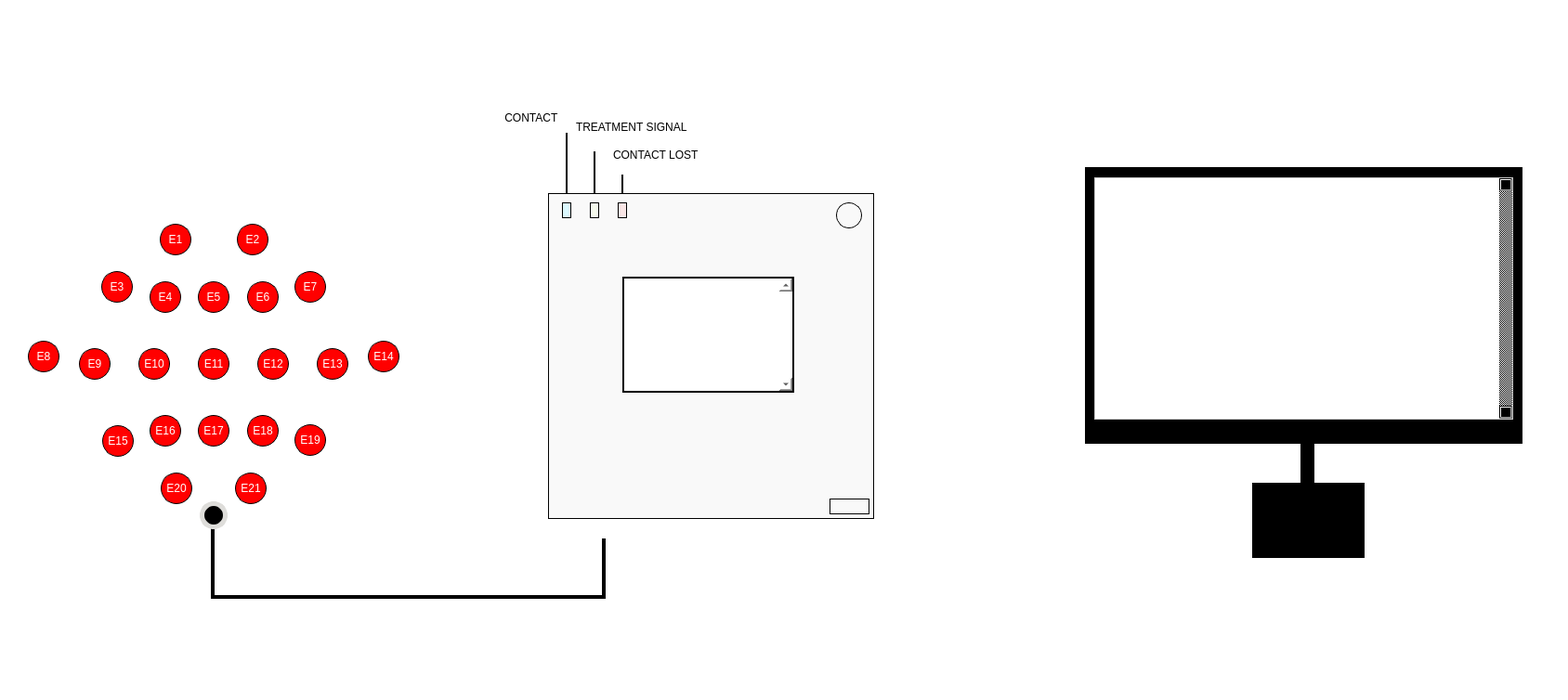
<?xml version="1.0" encoding="UTF-8"?>
<ui version="4.0">
 <class>MainWindow</class>
 <widget class="QMainWindow" name="MainWindow">
  <property name="geometry">
   <rect>
    <x>0</x>
    <y>0</y>
    <width>1688</width>
    <height>754</height>
   </rect>
  </property>
  <property name="windowTitle">
   <string>MainWindow</string>
  </property>
  <property name="styleSheet">
   <string notr="true">background-color: white;
</string>
  </property>
  <widget class="QWidget" name="centralwidget">
   <widget class="QPushButton" name="electrodeButton_14">
    <property name="geometry">
     <rect>
      <x>396</x>
      <y>367</y>
      <width>34</width>
      <height>34</height>
     </rect>
    </property>
    <property name="styleSheet">
     <string notr="true">border-radius: 17px;
border: 1px solid black; 
background-color: red; 
color: white; 
</string>
    </property>
    <property name="text">
     <string>E14</string>
    </property>
    <property name="icon">
     <iconset>
      <normaloff>../Downloads/home/student/Downloads/elevator-buttons (2).png</normaloff>../Downloads/home/student/Downloads/elevator-buttons (2).png</iconset>
    </property>
    <property name="iconSize">
     <size>
      <width>20</width>
      <height>20</height>
     </size>
    </property>
   </widget>
   <widget class="QPushButton" name="electrodeButton_13">
    <property name="geometry">
     <rect>
      <x>341</x>
      <y>375</y>
      <width>34</width>
      <height>34</height>
     </rect>
    </property>
    <property name="styleSheet">
     <string notr="true">border-radius: 17px;
border: 1px solid black; 
background-color: red; 
color: white; 
</string>
    </property>
    <property name="text">
     <string>E13</string>
    </property>
    <property name="icon">
     <iconset>
      <normaloff>../Downloads/home/student/Downloads/elevator-buttons (2).png</normaloff>../Downloads/home/student/Downloads/elevator-buttons (2).png</iconset>
    </property>
    <property name="iconSize">
     <size>
      <width>20</width>
      <height>20</height>
     </size>
    </property>
   </widget>
   <widget class="QPushButton" name="electrodeButton_12">
    <property name="geometry">
     <rect>
      <x>277</x>
      <y>375</y>
      <width>34</width>
      <height>34</height>
     </rect>
    </property>
    <property name="styleSheet">
     <string notr="true">border-radius: 17px;
border: 1px solid black; 
background-color: red; 
color: white; 
</string>
    </property>
    <property name="text">
     <string>E12</string>
    </property>
    <property name="icon">
     <iconset>
      <normaloff>../Downloads/home/student/Downloads/elevator-buttons (2).png</normaloff>../Downloads/home/student/Downloads/elevator-buttons (2).png</iconset>
    </property>
    <property name="iconSize">
     <size>
      <width>20</width>
      <height>20</height>
     </size>
    </property>
   </widget>
   <widget class="QPushButton" name="electrodeButton_11">
    <property name="geometry">
     <rect>
      <x>213</x>
      <y>375</y>
      <width>34</width>
      <height>34</height>
     </rect>
    </property>
    <property name="styleSheet">
     <string notr="true">border-radius: 17px;
border: 1px solid black; 
background-color: red; 
color: white; 
</string>
    </property>
    <property name="text">
     <string>E11</string>
    </property>
    <property name="icon">
     <iconset>
      <normaloff>../Downloads/home/student/Downloads/elevator-buttons (2).png</normaloff>../Downloads/home/student/Downloads/elevator-buttons (2).png</iconset>
    </property>
    <property name="iconSize">
     <size>
      <width>20</width>
      <height>20</height>
     </size>
    </property>
   </widget>
   <widget class="QPushButton" name="electrodeButton_10">
    <property name="geometry">
     <rect>
      <x>149</x>
      <y>375</y>
      <width>34</width>
      <height>34</height>
     </rect>
    </property>
    <property name="styleSheet">
     <string notr="true">border-radius: 17px;
border: 1px solid black; 
background-color: red; 
color: white; 
</string>
    </property>
    <property name="text">
     <string>E10</string>
    </property>
    <property name="icon">
     <iconset>
      <normaloff>../Downloads/home/student/Downloads/elevator-buttons (2).png</normaloff>../Downloads/home/student/Downloads/elevator-buttons (2).png</iconset>
    </property>
    <property name="iconSize">
     <size>
      <width>20</width>
      <height>20</height>
     </size>
    </property>
   </widget>
   <widget class="QPushButton" name="electrodeButton_9">
    <property name="geometry">
     <rect>
      <x>85</x>
      <y>375</y>
      <width>34</width>
      <height>34</height>
     </rect>
    </property>
    <property name="styleSheet">
     <string notr="true">border-radius: 17px;
border: 1px solid black; 
background-color: red; 
color: white; 
</string>
    </property>
    <property name="text">
     <string>E9</string>
    </property>
    <property name="icon">
     <iconset>
      <normaloff>../Downloads/home/student/Downloads/elevator-buttons (2).png</normaloff>../Downloads/home/student/Downloads/elevator-buttons (2).png</iconset>
    </property>
    <property name="iconSize">
     <size>
      <width>20</width>
      <height>20</height>
     </size>
    </property>
   </widget>
   <widget class="QPushButton" name="electrodeButton_8">
    <property name="geometry">
     <rect>
      <x>30</x>
      <y>367</y>
      <width>34</width>
      <height>34</height>
     </rect>
    </property>
    <property name="styleSheet">
     <string notr="true">border-radius: 17px;
border: 1px solid black; 
background-color: red; 
color: white; 
</string>
    </property>
    <property name="text">
     <string>E8</string>
    </property>
    <property name="icon">
     <iconset>
      <normaloff>../Downloads/home/student/Downloads/elevator-buttons (2).png</normaloff>../Downloads/home/student/Downloads/elevator-buttons (2).png</iconset>
    </property>
    <property name="iconSize">
     <size>
      <width>20</width>
      <height>20</height>
     </size>
    </property>
   </widget>
   <widget class="QPushButton" name="electrodeButton_19">
    <property name="geometry">
     <rect>
      <x>317</x>
      <y>457</y>
      <width>34</width>
      <height>34</height>
     </rect>
    </property>
    <property name="styleSheet">
     <string notr="true">border-radius: 17px;
border: 1px solid black; 
background-color: red; 
color: white; 
</string>
    </property>
    <property name="text">
     <string>E19</string>
    </property>
    <property name="icon">
     <iconset>
      <normaloff>../Downloads/home/student/Downloads/elevator-buttons (2).png</normaloff>../Downloads/home/student/Downloads/elevator-buttons (2).png</iconset>
    </property>
    <property name="iconSize">
     <size>
      <width>20</width>
      <height>20</height>
     </size>
    </property>
   </widget>
   <widget class="QPushButton" name="electrodeButton_18">
    <property name="geometry">
     <rect>
      <x>266</x>
      <y>447</y>
      <width>34</width>
      <height>34</height>
     </rect>
    </property>
    <property name="styleSheet">
     <string notr="true">border-radius: 17px;
border: 1px solid black; 
background-color: red; 
color: white; 
</string>
    </property>
    <property name="text">
     <string>E18</string>
    </property>
    <property name="icon">
     <iconset>
      <normaloff>../Downloads/home/student/Downloads/elevator-buttons (2).png</normaloff>../Downloads/home/student/Downloads/elevator-buttons (2).png</iconset>
    </property>
    <property name="iconSize">
     <size>
      <width>20</width>
      <height>20</height>
     </size>
    </property>
   </widget>
   <widget class="QPushButton" name="electrodeButton_17">
    <property name="geometry">
     <rect>
      <x>213</x>
      <y>447</y>
      <width>34</width>
      <height>34</height>
     </rect>
    </property>
    <property name="styleSheet">
     <string notr="true">border-radius: 17px;
border: 1px solid black; 
background-color: red; 
color: white; 
</string>
    </property>
    <property name="text">
     <string>E17</string>
    </property>
    <property name="icon">
     <iconset>
      <normaloff>../Downloads/home/student/Downloads/elevator-buttons (2).png</normaloff>../Downloads/home/student/Downloads/elevator-buttons (2).png</iconset>
    </property>
    <property name="iconSize">
     <size>
      <width>20</width>
      <height>20</height>
     </size>
    </property>
   </widget>
   <widget class="QPushButton" name="electrodeButton_16">
    <property name="geometry">
     <rect>
      <x>161</x>
      <y>447</y>
      <width>34</width>
      <height>34</height>
     </rect>
    </property>
    <property name="styleSheet">
     <string notr="true">border-radius: 17px;
border: 1px solid black; 
background-color: red; 
color: white; 
</string>
    </property>
    <property name="text">
     <string>E16</string>
    </property>
    <property name="icon">
     <iconset>
      <normaloff>../Downloads/home/student/Downloads/elevator-buttons (2).png</normaloff>../Downloads/home/student/Downloads/elevator-buttons (2).png</iconset>
    </property>
    <property name="iconSize">
     <size>
      <width>20</width>
      <height>20</height>
     </size>
    </property>
   </widget>
   <widget class="QPushButton" name="electrodeButton_15">
    <property name="geometry">
     <rect>
      <x>110</x>
      <y>458</y>
      <width>34</width>
      <height>34</height>
     </rect>
    </property>
    <property name="styleSheet">
     <string notr="true">border-radius: 17px;
border: 1px solid black; 
background-color: red; 
color: white; 
</string>
    </property>
    <property name="text">
     <string>E15</string>
    </property>
    <property name="icon">
     <iconset>
      <normaloff>../Downloads/home/student/Downloads/elevator-buttons (2).png</normaloff>../Downloads/home/student/Downloads/elevator-buttons (2).png</iconset>
    </property>
    <property name="iconSize">
     <size>
      <width>20</width>
      <height>20</height>
     </size>
    </property>
   </widget>
   <widget class="QPushButton" name="electrodeButton_21">
    <property name="geometry">
     <rect>
      <x>253</x>
      <y>509</y>
      <width>34</width>
      <height>34</height>
     </rect>
    </property>
    <property name="styleSheet">
     <string notr="true">border-radius: 17px;
border: 1px solid black; 
background-color: red; 
color: white; 
</string>
    </property>
    <property name="text">
     <string>E21</string>
    </property>
    <property name="icon">
     <iconset>
      <normaloff>../Downloads/home/student/Downloads/elevator-buttons (2).png</normaloff>../Downloads/home/student/Downloads/elevator-buttons (2).png</iconset>
    </property>
    <property name="iconSize">
     <size>
      <width>20</width>
      <height>20</height>
     </size>
    </property>
   </widget>
   <widget class="QPushButton" name="electrodeButton_20">
    <property name="geometry">
     <rect>
      <x>173</x>
      <y>509</y>
      <width>34</width>
      <height>34</height>
     </rect>
    </property>
    <property name="styleSheet">
     <string notr="true">border-radius: 17px;
border: 1px solid black; 
background-color: red; 
color: white; 
</string>
    </property>
    <property name="text">
     <string>E20</string>
    </property>
    <property name="icon">
     <iconset>
      <normaloff>../Downloads/home/student/Downloads/elevator-buttons (2).png</normaloff>../Downloads/home/student/Downloads/elevator-buttons (2).png</iconset>
    </property>
    <property name="iconSize">
     <size>
      <width>20</width>
      <height>20</height>
     </size>
    </property>
   </widget>
   <widget class="QPushButton" name="electrodeButton_7">
    <property name="geometry">
     <rect>
      <x>317</x>
      <y>292</y>
      <width>34</width>
      <height>34</height>
     </rect>
    </property>
    <property name="styleSheet">
     <string notr="true">border-radius: 17px;
border: 1px solid black; 
background-color: red; 
color: white; 
</string>
    </property>
    <property name="text">
     <string>E7</string>
    </property>
    <property name="icon">
     <iconset>
      <normaloff>../Downloads/home/student/Downloads/elevator-buttons (2).png</normaloff>../Downloads/home/student/Downloads/elevator-buttons (2).png</iconset>
    </property>
    <property name="iconSize">
     <size>
      <width>20</width>
      <height>20</height>
     </size>
    </property>
   </widget>
   <widget class="QPushButton" name="electrodeButton_6">
    <property name="geometry">
     <rect>
      <x>266</x>
      <y>303</y>
      <width>34</width>
      <height>34</height>
     </rect>
    </property>
    <property name="styleSheet">
     <string notr="true">border-radius: 17px;
border: 1px solid black; 
background-color: red; 
color: white; 
</string>
    </property>
    <property name="text">
     <string>E6</string>
    </property>
    <property name="icon">
     <iconset>
      <normaloff>../Downloads/home/student/Downloads/elevator-buttons (2).png</normaloff>../Downloads/home/student/Downloads/elevator-buttons (2).png</iconset>
    </property>
    <property name="iconSize">
     <size>
      <width>20</width>
      <height>20</height>
     </size>
    </property>
   </widget>
   <widget class="QPushButton" name="electrodeButton_5">
    <property name="geometry">
     <rect>
      <x>213</x>
      <y>303</y>
      <width>34</width>
      <height>34</height>
     </rect>
    </property>
    <property name="styleSheet">
     <string notr="true">border-radius: 17px;
border: 1px solid black; 
background-color: red; 
color: white; 
</string>
    </property>
    <property name="text">
     <string>E5</string>
    </property>
    <property name="icon">
     <iconset>
      <normaloff>../Downloads/home/student/Downloads/elevator-buttons (2).png</normaloff>../Downloads/home/student/Downloads/elevator-buttons (2).png</iconset>
    </property>
    <property name="iconSize">
     <size>
      <width>20</width>
      <height>20</height>
     </size>
    </property>
   </widget>
   <widget class="QPushButton" name="electrodeButton_4">
    <property name="geometry">
     <rect>
      <x>161</x>
      <y>303</y>
      <width>34</width>
      <height>34</height>
     </rect>
    </property>
    <property name="styleSheet">
     <string notr="true">border-radius: 17px;
border: 1px solid black; 
background-color: red; 
color: white; 
</string>
    </property>
    <property name="text">
     <string>E4</string>
    </property>
    <property name="icon">
     <iconset>
      <normaloff>../Downloads/home/student/Downloads/elevator-buttons (2).png</normaloff>../Downloads/home/student/Downloads/elevator-buttons (2).png</iconset>
    </property>
    <property name="iconSize">
     <size>
      <width>20</width>
      <height>20</height>
     </size>
    </property>
   </widget>
   <widget class="QPushButton" name="electrodeButton_3">
    <property name="geometry">
     <rect>
      <x>109</x>
      <y>292</y>
      <width>34</width>
      <height>34</height>
     </rect>
    </property>
    <property name="styleSheet">
     <string notr="true">border-radius: 17px;
border: 1px solid black; 
background-color: red; 
color: white; 
</string>
    </property>
    <property name="text">
     <string>E3</string>
    </property>
    <property name="icon">
     <iconset>
      <normaloff>../Downloads/home/student/Downloads/elevator-buttons (2).png</normaloff>../Downloads/home/student/Downloads/elevator-buttons (2).png</iconset>
    </property>
    <property name="iconSize">
     <size>
      <width>20</width>
      <height>20</height>
     </size>
    </property>
   </widget>
   <widget class="QPushButton" name="electrodeButton_1">
    <property name="geometry">
     <rect>
      <x>172</x>
      <y>241</y>
      <width>34</width>
      <height>34</height>
     </rect>
    </property>
    <property name="styleSheet">
     <string notr="true">border-radius: 17px;
border: 1px solid black; 
background-color: red; 
color: white; 
</string>
    </property>
    <property name="text">
     <string>E1</string>
    </property>
    <property name="icon">
     <iconset>
      <normaloff>../Downloads/home/student/Downloads/elevator-buttons (2).png</normaloff>../Downloads/home/student/Downloads/elevator-buttons (2).png</iconset>
    </property>
    <property name="iconSize">
     <size>
      <width>20</width>
      <height>20</height>
     </size>
    </property>
   </widget>
   <widget class="QPushButton" name="electrodeButton_2">
    <property name="geometry">
     <rect>
      <x>255</x>
      <y>241</y>
      <width>34</width>
      <height>34</height>
     </rect>
    </property>
    <property name="styleSheet">
     <string notr="true">border-radius: 17px;
border: 1px solid black; 
background-color: red; 
color: white; 
</string>
    </property>
    <property name="text">
     <string>E2</string>
    </property>
    <property name="icon">
     <iconset>
      <normaloff>../Downloads/home/student/Downloads/elevator-buttons (2).png</normaloff>../Downloads/home/student/Downloads/elevator-buttons (2).png</iconset>
    </property>
    <property name="iconSize">
     <size>
      <width>20</width>
      <height>20</height>
     </size>
    </property>
   </widget>
   <widget class="QWidget" name="widget" native="true">
    <property name="geometry">
     <rect>
      <x>590</x>
      <y>208</y>
      <width>351</width>
      <height>351</height>
     </rect>
    </property>
    <property name="styleSheet">
     <string notr="true">background-color: rgb(249, 249, 249);
border: 1px solid black; 
</string>
    </property>
    <widget class="QPushButton" name="powerButton">
     <property name="geometry">
      <rect>
       <x>310</x>
       <y>10</y>
       <width>28</width>
       <height>28</height>
      </rect>
     </property>
     <property name="autoFillBackground">
      <bool>false</bool>
     </property>
     <property name="styleSheet">
      <string notr="true">border-radius: 14px;</string>
     </property>
     <property name="text">
      <string/>
     </property>
     <property name="icon">
      <iconset>
       <normaloff>../Downloads/power-button-svgrepo-com.svg</normaloff>../Downloads/power-button-svgrepo-com.svg</iconset>
     </property>
    </widget>
    <widget class="QWidget" name="blueLight" native="true">
     <property name="geometry">
      <rect>
       <x>15</x>
       <y>10</y>
       <width>10</width>
       <height>17</height>
      </rect>
     </property>
     <property name="styleSheet">
      <string notr="true">background-color: rgb(220, 249, 255); 
</string>
     </property>
    </widget>
    <widget class="QWidget" name="greenLight" native="true">
     <property name="geometry">
      <rect>
       <x>45</x>
       <y>10</y>
       <width>10</width>
       <height>17</height>
      </rect>
     </property>
     <property name="styleSheet">
      <string notr="true">background-color: rgb(245, 249, 236) 
</string>
     </property>
    </widget>
    <widget class="QWidget" name="redLight" native="true">
     <property name="geometry">
      <rect>
       <x>75</x>
       <y>10</y>
       <width>10</width>
       <height>17</height>
      </rect>
     </property>
     <property name="styleSheet">
      <string notr="true">background-color: rgb(250, 230, 230)</string>
     </property>
    </widget>
    <widget class="QPushButton" name="PauseButton">
     <property name="geometry">
      <rect>
       <x>80</x>
       <y>260</y>
       <width>50</width>
       <height>50</height>
      </rect>
     </property>
     <property name="maximumSize">
      <size>
       <width>50</width>
       <height>50</height>
      </size>
     </property>
     <property name="autoFillBackground">
      <bool>false</bool>
     </property>
     <property name="styleSheet">
      <string notr="true"> border: none; 
background-color: transparent;
color: red;</string>
     </property>
     <property name="text">
      <string/>
     </property>
     <property name="icon">
      <iconset resource="images.qrc">
       <normaloff>:/images/Icons/pause-svgrepo-com.svg</normaloff>:/images/Icons/pause-svgrepo-com.svg</iconset>
     </property>
     <property name="iconSize">
      <size>
       <width>50</width>
       <height>50</height>
      </size>
     </property>
     <property name="checkable">
      <bool>false</bool>
     </property>
     <property name="default">
      <bool>false</bool>
     </property>
    </widget>
    <widget class="QPushButton" name="PlayButton">
     <property name="geometry">
      <rect>
       <x>150</x>
       <y>260</y>
       <width>50</width>
       <height>50</height>
      </rect>
     </property>
     <property name="autoFillBackground">
      <bool>false</bool>
     </property>
     <property name="styleSheet">
      <string notr="true"> border: none; background-color: transparent;</string>
     </property>
     <property name="text">
      <string/>
     </property>
     <property name="icon">
      <iconset resource="images.qrc">
       <normaloff>:/images/Icons/play-svgrepo-com.svg</normaloff>:/images/Icons/play-svgrepo-com.svg</iconset>
     </property>
     <property name="iconSize">
      <size>
       <width>50</width>
       <height>50</height>
      </size>
     </property>
     <property name="checkable">
      <bool>false</bool>
     </property>
     <property name="default">
      <bool>false</bool>
     </property>
     <property name="flat">
      <bool>true</bool>
     </property>
    </widget>
    <widget class="QPushButton" name="SaveButton">
     <property name="geometry">
      <rect>
       <x>210</x>
       <y>260</y>
       <width>50</width>
       <height>50</height>
      </rect>
     </property>
     <property name="autoFillBackground">
      <bool>false</bool>
     </property>
     <property name="styleSheet">
      <string notr="true"> border: none; background-color: transparent;</string>
     </property>
     <property name="text">
      <string/>
     </property>
     <property name="icon">
      <iconset resource="images.qrc">
       <normaloff>:/images/Icons/square-svgrepo-com.svg</normaloff>:/images/Icons/square-svgrepo-com.svg</iconset>
     </property>
     <property name="iconSize">
      <size>
       <width>50</width>
       <height>50</height>
      </size>
     </property>
     <property name="checkable">
      <bool>true</bool>
     </property>
     <property name="checked">
      <bool>true</bool>
     </property>
     <property name="default">
      <bool>false</bool>
     </property>
     <property name="flat">
      <bool>true</bool>
     </property>
    </widget>
    <widget class="QPushButton" name="MenuButton">
     <property name="geometry">
      <rect>
       <x>78</x>
       <y>60</y>
       <width>34</width>
       <height>30</height>
      </rect>
     </property>
     <property name="autoFillBackground">
      <bool>false</bool>
     </property>
     <property name="styleSheet">
      <string notr="true"> border: none; background-color: transparent;</string>
     </property>
     <property name="text">
      <string/>
     </property>
     <property name="icon">
      <iconset resource="images.qrc">
       <normaloff>:/images/Icons/menu-alt-2-svgrepo-com.svg</normaloff>:/images/Icons/menu-alt-2-svgrepo-com.svg</iconset>
     </property>
     <property name="iconSize">
      <size>
       <width>30</width>
       <height>30</height>
      </size>
     </property>
     <property name="checkable">
      <bool>true</bool>
     </property>
     <property name="checked">
      <bool>true</bool>
     </property>
     <property name="default">
      <bool>false</bool>
     </property>
     <property name="flat">
      <bool>true</bool>
     </property>
    </widget>
    <widget class="QLabel" name="label_6">
     <property name="geometry">
      <rect>
       <x>0</x>
       <y>331</y>
       <width>23</width>
       <height>18</height>
      </rect>
     </property>
     <property name="autoFillBackground">
      <bool>false</bool>
     </property>
     <property name="styleSheet">
      <string notr="true"> border: none; 
background-color: transparent;</string>
     </property>
     <property name="text">
      <string/>
     </property>
     <property name="pixmap">
      <pixmap resource="images.qrc">:/images/Icons/icons8-bluetooth-24.png</pixmap>
     </property>
     <property name="scaledContents">
      <bool>true</bool>
     </property>
    </widget>
    <widget class="QStackedWidget" name="stackedFrames">
     <property name="geometry">
      <rect>
       <x>80</x>
       <y>90</y>
       <width>185</width>
       <height>125</height>
      </rect>
     </property>
     <property name="styleSheet">
      <string notr="true">background-color: white;
</string>
     </property>
     <property name="frameShape">
      <enum>QFrame::NoFrame</enum>
     </property>
     <property name="currentIndex">
      <number>3</number>
     </property>
     <widget class="QWidget" name="EmptyScreen"/>
     <widget class="QWidget" name="menuScreen">
      <widget class="QPushButton" name="newSessionButton">
       <property name="geometry">
        <rect>
         <x>15</x>
         <y>15</y>
         <width>155</width>
         <height>25</height>
        </rect>
       </property>
       <property name="text">
        <string>NEW SESSION</string>
       </property>
      </widget>
      <widget class="QPushButton" name="sessionLogButton">
       <property name="geometry">
        <rect>
         <x>15</x>
         <y>50</y>
         <width>155</width>
         <height>25</height>
        </rect>
       </property>
       <property name="text">
        <string>SESSION LOG</string>
       </property>
      </widget>
      <widget class="QPushButton" name="TimeAndDateButton">
       <property name="geometry">
        <rect>
         <x>15</x>
         <y>85</y>
         <width>155</width>
         <height>25</height>
        </rect>
       </property>
       <property name="text">
        <string>TIME AND DATE</string>
       </property>
      </widget>
     </widget>
     <widget class="QWidget" name="sessionScreen">
      <widget class="QProgressBar" name="progressBar">
       <property name="geometry">
        <rect>
         <x>20</x>
         <y>90</y>
         <width>145</width>
         <height>20</height>
        </rect>
       </property>
       <property name="maximumSize">
        <size>
         <width>145</width>
         <height>16777215</height>
        </size>
       </property>
       <property name="value">
        <number>0</number>
       </property>
       <property name="alignment">
        <set>Qt::AlignCenter</set>
       </property>
       <property name="orientation">
        <enum>Qt::Horizontal</enum>
       </property>
       <property name="invertedAppearance">
        <bool>false</bool>
       </property>
       <property name="textDirection">
        <enum>QProgressBar::TopToBottom</enum>
       </property>
      </widget>
      <widget class="QLabel" name="timeLabel">
       <property name="geometry">
        <rect>
         <x>22</x>
         <y>20</y>
         <width>141</width>
         <height>41</height>
        </rect>
       </property>
       <property name="font">
        <font>
         <pointsize>32</pointsize>
         <weight>50</weight>
         <bold>false</bold>
        </font>
       </property>
       <property name="focusPolicy">
        <enum>Qt::NoFocus</enum>
       </property>
       <property name="text">
        <string>3:00</string>
       </property>
       <property name="alignment">
        <set>Qt::AlignCenter</set>
       </property>
      </widget>
     </widget>
     <widget class="QWidget" name="SessionLogScreen">
      <widget class="QTextBrowser" name="SessionLogConsole">
       <property name="geometry">
        <rect>
         <x>0</x>
         <y>0</y>
         <width>183</width>
         <height>123</height>
        </rect>
       </property>
       <property name="autoFillBackground">
        <bool>false</bool>
       </property>
       <property name="styleSheet">
        <string notr="true">background-color: white;
</string>
       </property>
       <property name="verticalScrollBarPolicy">
        <enum>Qt::ScrollBarAlwaysOn</enum>
       </property>
      </widget>
     </widget>
     <widget class="QWidget" name="TimeAndDateScreen">
      <widget class="QDateTimeEdit" name="dateTimeEdit">
       <property name="geometry">
        <rect>
         <x>15</x>
         <y>30</y>
         <width>155</width>
         <height>26</height>
        </rect>
       </property>
       <property name="styleSheet">
        <string notr="true">
color: #333;
background-color: rgb(249, 250, 250);
border: 1px solid #000;
border-radius: 7px;
padding: 5px;
</string>
       </property>
       <property name="dateTime">
        <datetime>
         <hour>0</hour>
         <minute>0</minute>
         <second>0</second>
         <year>2024</year>
         <month>1</month>
         <day>1</day>
        </datetime>
       </property>
      </widget>
      <widget class="QPushButton" name="EnterTimeButton">
       <property name="geometry">
        <rect>
         <x>50</x>
         <y>70</y>
         <width>83</width>
         <height>25</height>
        </rect>
       </property>
       <property name="styleSheet">
        <string notr="true">border-radius: 10px;
border: 2px solid black; 
background-color:rgb(47, 202, 9);
color: white; 
font: 75 10pt &quot;DejaVu Sans&quot;;
</string>
       </property>
       <property name="text">
        <string>ENTER</string>
       </property>
      </widget>
     </widget>
    </widget>
    <widget class="QLabel" name="Battery">
     <property name="geometry">
      <rect>
       <x>303</x>
       <y>329</y>
       <width>43</width>
       <height>17</height>
      </rect>
     </property>
     <property name="autoFillBackground">
      <bool>false</bool>
     </property>
     <property name="text">
      <string/>
     </property>
    </widget>
    <widget class="QPushButton" name="UploadToPCButton">
     <property name="geometry">
      <rect>
       <x>260</x>
       <y>10</y>
       <width>28</width>
       <height>28</height>
      </rect>
     </property>
     <property name="autoFillBackground">
      <bool>false</bool>
     </property>
     <property name="styleSheet">
      <string notr="true"> border: none; background-color: transparent;</string>
     </property>
     <property name="text">
      <string/>
     </property>
     <property name="icon">
      <iconset resource="images.qrc">
       <normaloff>:/images/Icons/computer-upload.svg</normaloff>:/images/Icons/computer-upload.svg</iconset>
     </property>
     <property name="iconSize">
      <size>
       <width>30</width>
       <height>30</height>
      </size>
     </property>
     <property name="checkable">
      <bool>true</bool>
     </property>
     <property name="checked">
      <bool>true</bool>
     </property>
     <property name="default">
      <bool>false</bool>
     </property>
     <property name="flat">
      <bool>true</bool>
     </property>
    </widget>
   </widget>
   <widget class="Line" name="line">
    <property name="geometry">
     <rect>
      <x>609</x>
      <y>143</y>
      <width>2</width>
      <height>65</height>
     </rect>
    </property>
    <property name="styleSheet">
     <string notr="true">background-color: black; 
</string>
    </property>
    <property name="orientation">
     <enum>Qt::Vertical</enum>
    </property>
   </widget>
   <widget class="QLabel" name="label">
    <property name="geometry">
     <rect>
      <x>540</x>
      <y>118</y>
      <width>71</width>
      <height>17</height>
     </rect>
    </property>
    <property name="text">
     <string> CONTACT</string>
    </property>
   </widget>
   <widget class="Line" name="line_2">
    <property name="geometry">
     <rect>
      <x>639</x>
      <y>163</y>
      <width>2</width>
      <height>46</height>
     </rect>
    </property>
    <property name="styleSheet">
     <string notr="true">background-color: black; 
</string>
    </property>
    <property name="orientation">
     <enum>Qt::Vertical</enum>
    </property>
   </widget>
   <widget class="QLabel" name="label_3">
    <property name="geometry">
     <rect>
      <x>620</x>
      <y>128</y>
      <width>132</width>
      <height>17</height>
     </rect>
    </property>
    <property name="text">
     <string>TREATMENT SIGNAL</string>
    </property>
   </widget>
   <widget class="Line" name="line_3">
    <property name="geometry">
     <rect>
      <x>669</x>
      <y>188</y>
      <width>2</width>
      <height>21</height>
     </rect>
    </property>
    <property name="styleSheet">
     <string notr="true">background-color: black; 
</string>
    </property>
    <property name="orientation">
     <enum>Qt::Vertical</enum>
    </property>
   </widget>
   <widget class="QLabel" name="label_4">
    <property name="geometry">
     <rect>
      <x>660</x>
      <y>158</y>
      <width>132</width>
      <height>17</height>
     </rect>
    </property>
    <property name="text">
     <string>CONTACT LOST</string>
    </property>
   </widget>
   <widget class="QWidget" name="widget_5" native="true">
    <property name="geometry">
     <rect>
      <x>1168</x>
      <y>180</y>
      <width>471</width>
      <height>298</height>
     </rect>
    </property>
    <property name="styleSheet">
     <string notr="true">background-color: black;</string>
    </property>
    <widget class="QTextBrowser" name="PCLogConsole">
     <property name="geometry">
      <rect>
       <x>10</x>
       <y>11</y>
       <width>451</width>
       <height>261</height>
      </rect>
     </property>
     <property name="autoFillBackground">
      <bool>false</bool>
     </property>
     <property name="styleSheet">
      <string notr="true">background-color: white;
</string>
     </property>
     <property name="verticalScrollBarPolicy">
      <enum>Qt::ScrollBarAlwaysOn</enum>
     </property>
    </widget>
   </widget>
   <widget class="QWidget" name="widget_6" native="true">
    <property name="geometry">
     <rect>
      <x>1348</x>
      <y>520</y>
      <width>121</width>
      <height>81</height>
     </rect>
    </property>
    <property name="styleSheet">
     <string notr="true">background-color: black;</string>
    </property>
   </widget>
   <widget class="Line" name="line_5">
    <property name="geometry">
     <rect>
      <x>1400</x>
      <y>470</y>
      <width>15</width>
      <height>65</height>
     </rect>
    </property>
    <property name="styleSheet">
     <string notr="true">background-color: black; 
</string>
    </property>
    <property name="orientation">
     <enum>Qt::Vertical</enum>
    </property>
   </widget>
   <widget class="QLabel" name="label_5">
    <property name="geometry">
     <rect>
      <x>630</x>
      <y>541</y>
      <width>40</width>
      <height>41</height>
     </rect>
    </property>
    <property name="text">
     <string/>
    </property>
    <property name="pixmap">
     <pixmap resource="images.qrc">:/images/Icons/icons8-cable-64.png</pixmap>
    </property>
    <property name="scaledContents">
     <bool>true</bool>
    </property>
   </widget>
   <widget class="Line" name="line_4">
    <property name="geometry">
     <rect>
      <x>648</x>
      <y>580</y>
      <width>4</width>
      <height>65</height>
     </rect>
    </property>
    <property name="styleSheet">
     <string notr="true">background-color: black; 
</string>
    </property>
    <property name="orientation">
     <enum>Qt::Vertical</enum>
    </property>
   </widget>
   <widget class="Line" name="line_6">
    <property name="geometry">
     <rect>
      <x>227</x>
      <y>641</y>
      <width>421</width>
      <height>4</height>
     </rect>
    </property>
    <property name="styleSheet">
     <string notr="true">background-color: black; 
</string>
    </property>
    <property name="orientation">
     <enum>Qt::Horizontal</enum>
    </property>
   </widget>
   <widget class="Line" name="line_7">
    <property name="geometry">
     <rect>
      <x>227</x>
      <y>564</y>
      <width>4</width>
      <height>81</height>
     </rect>
    </property>
    <property name="styleSheet">
     <string notr="true">background-color: black; 
</string>
    </property>
    <property name="orientation">
     <enum>Qt::Vertical</enum>
    </property>
   </widget>
   <widget class="QWidget" name="widget_7" native="true">
    <property name="geometry">
     <rect>
      <x>215</x>
      <y>540</y>
      <width>30</width>
      <height>30</height>
     </rect>
    </property>
    <property name="styleSheet">
     <string notr="true">border-radius: 15px;
background-color: black;
border: 5px solid rgb(222, 221, 218); 
</string>
    </property>
   </widget>
   <widget class="QLabel" name="label_2">
    <property name="geometry">
     <rect>
      <x>30</x>
      <y>190</y>
      <width>400</width>
      <height>400</height>
     </rect>
    </property>
    <property name="styleSheet">
     <string notr="true">border-radius: 200px; 
border: 0px solid black; 


</string>
    </property>
    <property name="text">
     <string/>
    </property>
    <property name="pixmap">
     <pixmap resource="images.qrc">:/images/Icons/21_electrodes_of_International_10-20_system_for_EEG.svg</pixmap>
    </property>
    <property name="scaledContents">
     <bool>true</bool>
    </property>
   </widget>
   <widget class="QWidget" name="verticalLayoutWidget">
    <property name="geometry">
     <rect>
      <x>10</x>
      <y>0</y>
      <width>321</width>
      <height>151</height>
     </rect>
    </property>
    <layout class="QVBoxLayout" name="graphLayout"/>
   </widget>
   <zorder>label_2</zorder>
   <zorder>label_5</zorder>
   <zorder>electrodeButton_14</zorder>
   <zorder>electrodeButton_13</zorder>
   <zorder>electrodeButton_12</zorder>
   <zorder>electrodeButton_11</zorder>
   <zorder>electrodeButton_10</zorder>
   <zorder>electrodeButton_9</zorder>
   <zorder>electrodeButton_8</zorder>
   <zorder>electrodeButton_19</zorder>
   <zorder>electrodeButton_18</zorder>
   <zorder>electrodeButton_17</zorder>
   <zorder>electrodeButton_16</zorder>
   <zorder>electrodeButton_15</zorder>
   <zorder>electrodeButton_21</zorder>
   <zorder>electrodeButton_20</zorder>
   <zorder>electrodeButton_7</zorder>
   <zorder>electrodeButton_6</zorder>
   <zorder>electrodeButton_5</zorder>
   <zorder>electrodeButton_4</zorder>
   <zorder>electrodeButton_3</zorder>
   <zorder>electrodeButton_1</zorder>
   <zorder>electrodeButton_2</zorder>
   <zorder>widget</zorder>
   <zorder>line</zorder>
   <zorder>label</zorder>
   <zorder>line_2</zorder>
   <zorder>label_3</zorder>
   <zorder>line_3</zorder>
   <zorder>label_4</zorder>
   <zorder>widget_5</zorder>
   <zorder>widget_6</zorder>
   <zorder>line_5</zorder>
   <zorder>line_4</zorder>
   <zorder>line_6</zorder>
   <zorder>line_7</zorder>
   <zorder>widget_7</zorder>
   <zorder>verticalLayoutWidget</zorder>
  </widget>
  <widget class="QMenuBar" name="menubar">
   <property name="geometry">
    <rect>
     <x>0</x>
     <y>0</y>
     <width>1688</width>
     <height>22</height>
    </rect>
   </property>
  </widget>
  <widget class="QStatusBar" name="statusbar"/>
 </widget>
 <resources>
  <include location="images.qrc"/>
 </resources>
 <connections/>
</ui>
